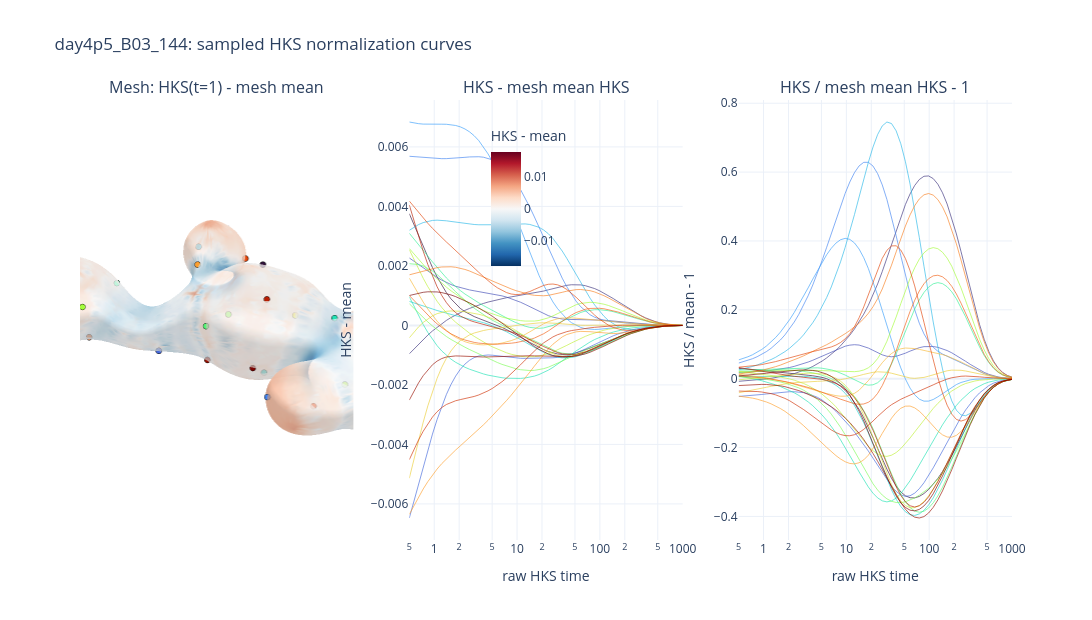

This figure's notebook cell:
### Markdown cell above
## HKS normalization overview

The mesh panel is colored by `HKS(t=1) - mean(HKS(t=1))` on the smoothed mesh. The colored points mark the sampled vertices, and the same colors are used for their mean-subtracted and mean-ratio HKS curves. Legends are hidden so this remains readable when sampling 100 or more points.

### Code cell
mesh_fig = plot_organoid_mesh(
    mesh,
    vertex_values=hks_t1_centered,
    backend="plotly",
    colorscale="RdBu_r",
    center_at_zero=True,
    alpha=0.72,
    show_colorbar=True,
)
mesh_trace = mesh_fig.data[0]
mesh_trace.name = "HKS(t=1) - mesh mean"
mesh_trace.colorbar = dict(title="HKS - mean", len=0.36, x=0.43, y=0.78)

fig = make_subplots(
    rows=1,
    cols=3,
    specs=[
        [{"type": "scene"}, {"type": "xy"}, {"type": "xy"}],
    ],
    subplot_titles=(
        "Mesh: HKS(t=1) - mesh mean",
        "HKS - mesh mean HKS",
        "HKS / mesh mean HKS - 1",
    ),
    horizontal_spacing=0.06,
)

fig.add_trace(mesh_trace, row=1, col=1)

sample_xyz = np.asarray(mesh.v)[sample_vertex_idx]
fig.add_trace(
    go.Scatter3d(
        x=sample_xyz[:, 0],
        y=sample_xyz[:, 1],
        z=sample_xyz[:, 2],
        mode="markers",
        marker=dict(size=3.5, color=sample_colors, line=dict(width=0.5, color="black")),
        text=[f"{i}: v{int(vid)}" for i, vid in enumerate(sample_vertex_idx)],
        hovertemplate="%{text}<extra></extra>",
        showlegend=False,
    ),
    row=1,
    col=1,
)

line_width = 0.65
for i, vid in enumerate(sample_vertex_idx):
    hover = f"{i}: v{int(vid)}"
    fig.add_trace(
        go.Scatter(
            x=ts_mesh,
            y=hks_centered[vid],
            mode="lines",
            line=dict(color=sample_colors[i], width=line_width),
            text=[hover] * ts_mesh.size,
            hovertemplate="%{text}<br>t=%{x:.4g}<br>value=%{y:.4g}<extra></extra>",
            showlegend=False,
        ),
        row=1,
        col=2,
    )
    fig.add_trace(
        go.Scatter(
            x=ts_mesh,
            y=hks_meanratio[vid],
            mode="lines",
            line=dict(color=sample_colors[i], width=line_width),
            text=[hover] * ts_mesh.size,
            hovertemplate="%{text}<br>t=%{x:.4g}<br>value=%{y:.4g}<extra></extra>",
            showlegend=False,
        ),
        row=1,
        col=3,
    )

for row, col in [(1, 2), (1, 3)]:
    fig.update_xaxes(type="log", title_text="raw HKS time", showgrid=True, row=row, col=col)

fig.update_yaxes(title_text="HKS - mean", row=1, col=2)
fig.update_yaxes(title_text="HKS / mean - 1", row=1, col=3)

fig.update_layout(
    title=f"{mesh.label_uid}: sampled HKS normalization curves",
    width=1650,
    height=620,
    showlegend=False,
    template="plotly_white",
)
fig.update_layout(
    scene=dict(
        xaxis=dict(visible=False),
        yaxis=dict(visible=False),
        zaxis=dict(visible=False),
        bgcolor="rgba(0,0,0,0)",
        aspectmode="data",
    )
)

display(fig)
